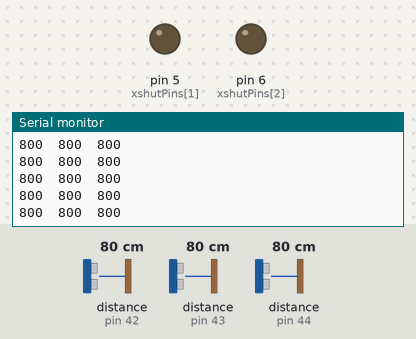
A sketch run on a simulated Arduino Uno, built with avr-gcc and run on an emulated ATmega328P. Shown: output pins drawn as LEDs (lit = HIGH), the last lines printed to the serial monitor. The inputs (shaded band) are chosen by the test bench; at power-on: distance to the obstacle (sensors on pin 42, pin 43, pin 44) 80 cm.

Above: at 1.2 s.
1.3 s: distance to the obstacle (sensor on pin 42) set to 2 cm
At 1.37 s:
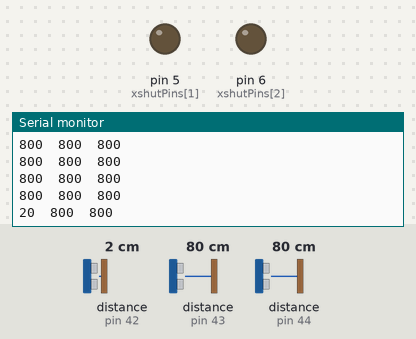
4.3 s: distance to the obstacle (sensor on pin 43) set to 2 cm
At 4.37 s:
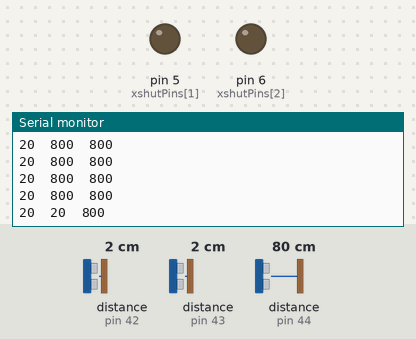
5.8 s: distance to the obstacle (sensor on pin 44) set to 2 cm
At 5.87 s:
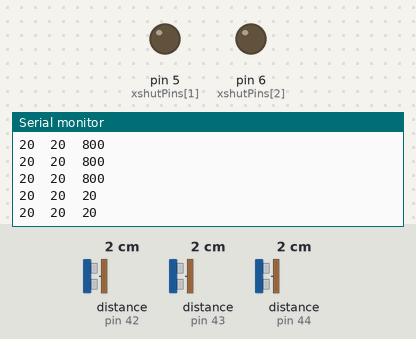
7.3 s: distance to the obstacle (sensor on pin 42) set to 4 cm
At 7.36 s:
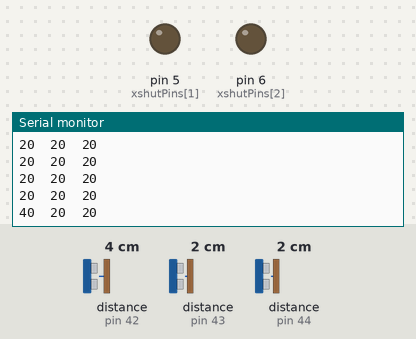
8.8 s: distance to the obstacle (sensor on pin 43) set to 4 cm
At 8.86 s:
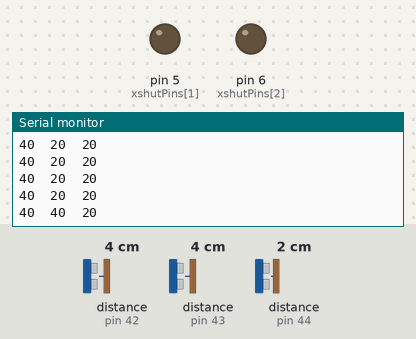
10.3 s: distance to the obstacle (sensor on pin 44) set to 4 cm
At 10.36 s:
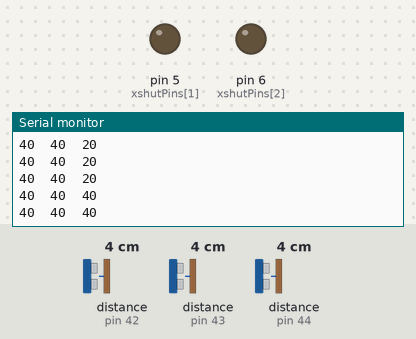
Timing chart, 0 to 12.8 s (numbered marks = the images above; inputs shaded):
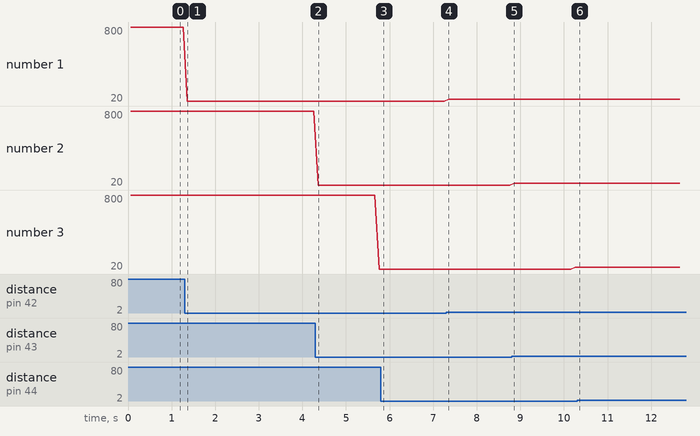

The sketch:

ContinuousMultipleSensors.ino
```cpp
/*
This example shows how to set up and read multiple VL53L1X sensors connected to
the same I2C bus. Each sensor needs to have its XSHUT pin connected to a
different Arduino pin, and you should change sensorCount and the xshutPins array
below to match your setup.

For more information, see ST's application note AN4846 ("Using multiple VL53L0X
in a single design"). The principles described there apply to the VL53L1X as
well.
*/

#include <Wire.h>
#include <VL53L1X.h>

// The number of sensors in your system.
const uint8_t sensorCount = 3;

// The Arduino pin connected to the XSHUT pin of each sensor.
const uint8_t xshutPins[sensorCount] = { 4, 5, 6 };

VL53L1X sensors[sensorCount];

void setup()
{
  while (!Serial) {}
  Serial.begin(115200);
  Wire.begin();
  Wire.setClock(400000); // use 400 kHz I2C

  // Disable/reset all sensors by driving their XSHUT pins low.
  for (uint8_t i = 0; i < sensorCount; i++)
  {
    pinMode(xshutPins[i], OUTPUT);
    digitalWrite(xshutPins[i], LOW);
  }

  // Enable, initialize, and start each sensor, one by one.
  for (uint8_t i = 0; i < sensorCount; i++)
  {
    // Stop driving this sensor's XSHUT low. This should allow the carrier
    // board to pull it high. (We do NOT want to drive XSHUT high since it is
    // not level shifted.) Then wait a bit for the sensor to start up.
    pinMode(xshutPins[i], INPUT);
    delay(10);

    sensors[i].setTimeout(500);
    if (!sensors[i].init())
    {
      Serial.print("Failed to detect and initialize sensor ");
      Serial.println(i);
      while (1);
    }

    // Each sensor must have its address changed to a unique value other than
    // the default of 0x29 (except for the last one, which could be left at
    // the default). To make it simple, we'll just count up from 0x2A.
    sensors[i].setAddress(0x2A + i);

    sensors[i].startContinuous(50);
  }
}

void loop()
{
  for (uint8_t i = 0; i < sensorCount; i++)
  {
    Serial.print(sensors[i].read());
    if (sensors[i].timeoutOccurred()) { Serial.print(" TIMEOUT"); }
    Serial.print('\t');
  }
  Serial.println();
}
```

Measured:
- after the input at 1.3 s, the serial monitor: prints a new line after 0.06 s (image 1)
- after the input at 4.3 s, the serial monitor: prints a new line after 0.06 s (image 2)
- after the input at 5.8 s, the serial monitor: prints a new line after 0.06 s (image 3)
- after the input at 7.3 s, the serial monitor: prints a new line after 0.06 s (image 4)
- after the input at 8.8 s, the serial monitor: prints a new line after 0.06 s (image 5)
- after the input at 10.3 s, the serial monitor: prints a new line after 0.05 s (image 6)
- plotted number 1: 800 → 20 after the input at 1.3 s, 20 → 40 after the input at 7.3 s
